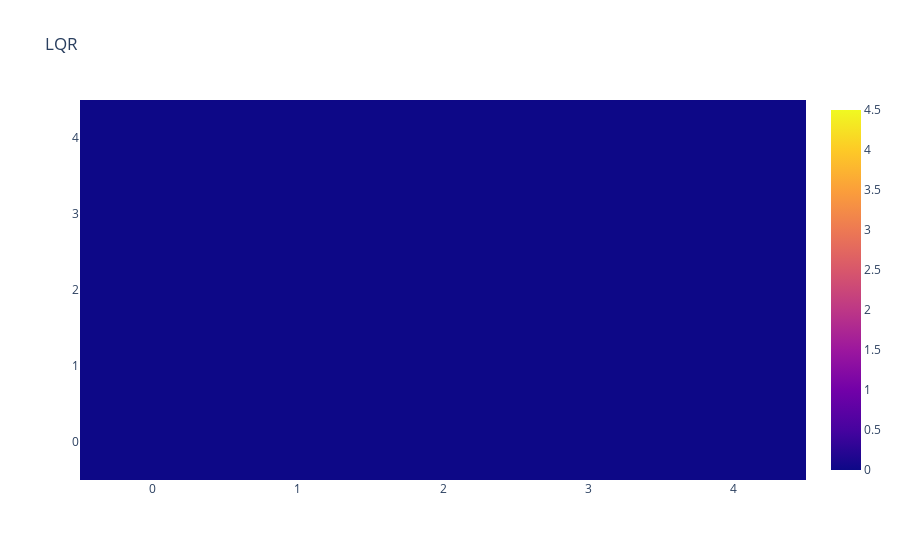
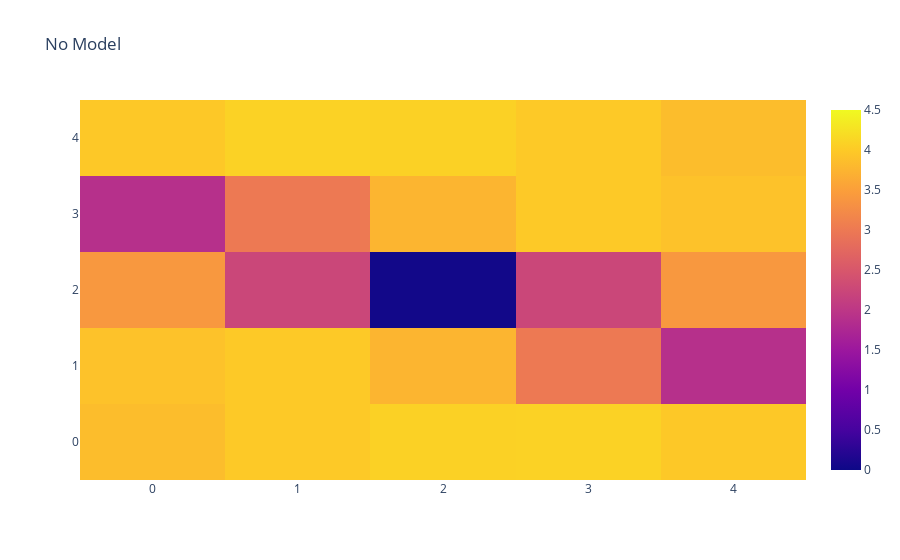
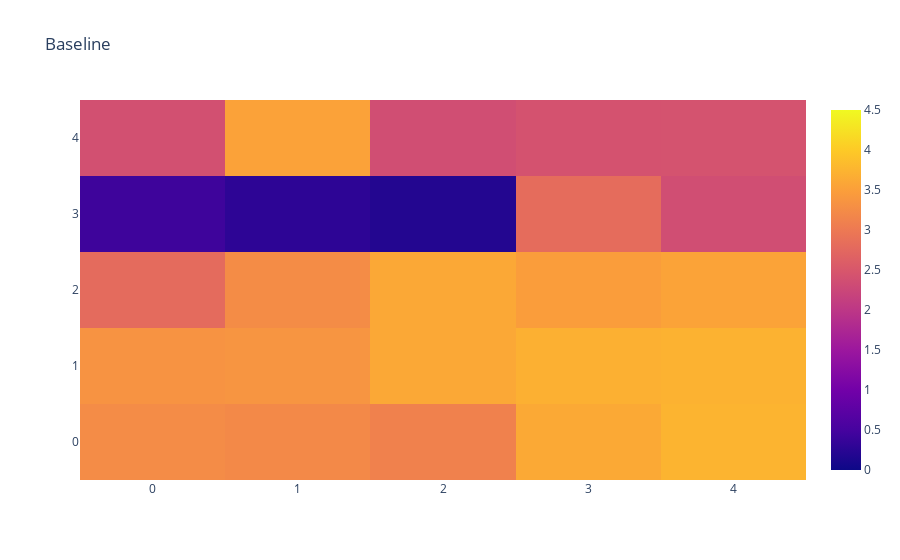

Notebook code for these charts, in order:
### Code cell
conv_thresh = 2.
zmin = 0.
zmax = 4.5

fig = go.Figure()
fig.add_trace(go.Heatmap(
    z = bench_lqr.detach().numpy(),
    zmin = zmin,
    zmax = zmax,
    ))
fig.update_layout(
    title="LQR",
)
fig.show()

fig = go.Figure()
fig.add_trace(go.Heatmap(
    z = bench_no_model.detach().numpy(),
    zmin = zmin,
    zmax = zmax,
    ))
fig.update_layout(
    title="No Model",
)
fig.show()

fig = go.Figure()
fig.add_trace(go.Heatmap(
    z = bench_baseline.detach().numpy(),
    zmin = zmin,
    zmax = zmax,
    ))
fig.update_layout(
    title="Baseline",
)
fig.show()

fig = go.Figure()
fig.add_trace(go.Heatmap(
    z = bench_adv.detach().numpy(),
    zmin = zmin,
    zmax = zmax,
    ))
fig.update_layout(
    title="Adversarial",
)
fig.show()

fig = go.Figure()
fig.add_trace(go.Heatmap(
    z = torch.Tensor(bench_lqr.detach().numpy() < conv_thresh).type(vf.dtype),
    zmin = 0,
    zmax = 1,
    ))
fig.update_layout(
    title="LQR",
)
fig.show()

fig = go.Figure()
fig.add_trace(go.Heatmap(
    z = torch.Tensor(bench_no_model.detach().numpy() < conv_thresh).type(vf.dtype),
    ))
fig.update_layout(
    title="No Model",
)
fig.show()

fig = go.Figure()
fig.add_trace(go.Heatmap(
    z = torch.Tensor(bench_baseline.detach().numpy() < conv_thresh).type(vf.dtype),
    zmin = 0,
    zmax = 1,
    ))
fig.update_layout(
    title="Baseline",
)
fig.show()

fig = go.Figure()
fig.add_trace(go.Heatmap(
    z = torch.Tensor(bench_adv.detach().numpy() < conv_thresh).type(vf.dtype),
    zmin = 0,
    zmax = 1,
    ))
fig.update_layout(
    title="Adversarial",
)
fig.show()

### Figure 1 — Plotly figure (JSON) as saved in the notebook; plotly's stock layout.template omitted (floating-point values rounded to 4 significant figures)
{"data": [{"type": "heatmap", "z": [[0.003177, 0.002809, 0.00212, 0.0009967, 0.0006002], [0.003518, 0.002673, 0.001402, 0.0002668, 0.001979], [0.003107, 0.001707, 3.701e-07, 0.001707, 0.003107], [0.001979, 0.0002664, 0.001401, 0.002674, 0.003518], [0.0006001, 0.0009967, 0.00212, 0.002809, 0.003177]], "zmax": 4.5, "zmin": 0}], "layout": {"title": {"text": "LQR"}}}

### Figure 2 — Plotly figure (JSON) as saved in the notebook; plotly's stock layout.template omitted (floating-point values rounded to 4 significant figures)
{"data": [{"type": "heatmap", "z": [[3.851, 3.987, 4.078, 4.088, 3.977], [3.909, 3.987, 3.755, 3.003, 1.893], [3.406, 2.246, 0.04741, 2.246, 3.406], [1.893, 3.003, 3.755, 3.987, 3.909], [3.977, 4.088, 4.078, 3.987, 3.851]], "zmax": 4.5, "zmin": 0}], "layout": {"title": {"text": "No Model"}}}

### Figure 3 — Plotly figure (JSON) as saved in the notebook; plotly's stock layout.template omitted (floating-point values rounded to 4 significant figures)
{"data": [{"type": "heatmap", "z": [[3.248, 3.215, 3.11, 3.618, 3.747], [3.344, 3.368, 3.61, 3.697, 3.718], [2.79, 3.25, 3.604, 3.47, 3.548], [0.4263, 0.2836, 0.1899, 2.812, 2.358], [2.39, 3.53, 2.359, 2.429, 2.435]], "zmax": 4.5, "zmin": 0}], "layout": {"title": {"text": "Baseline"}}}
